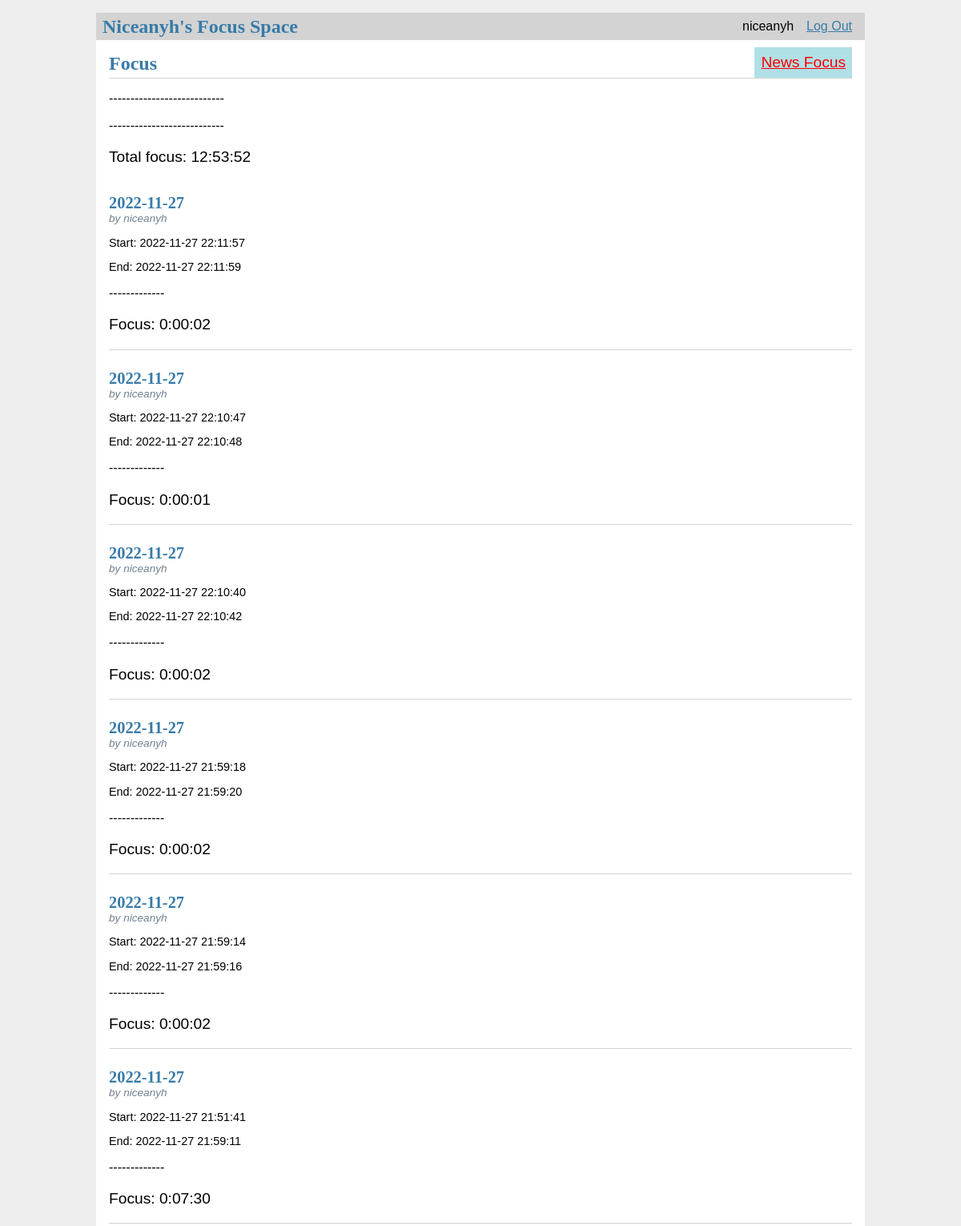
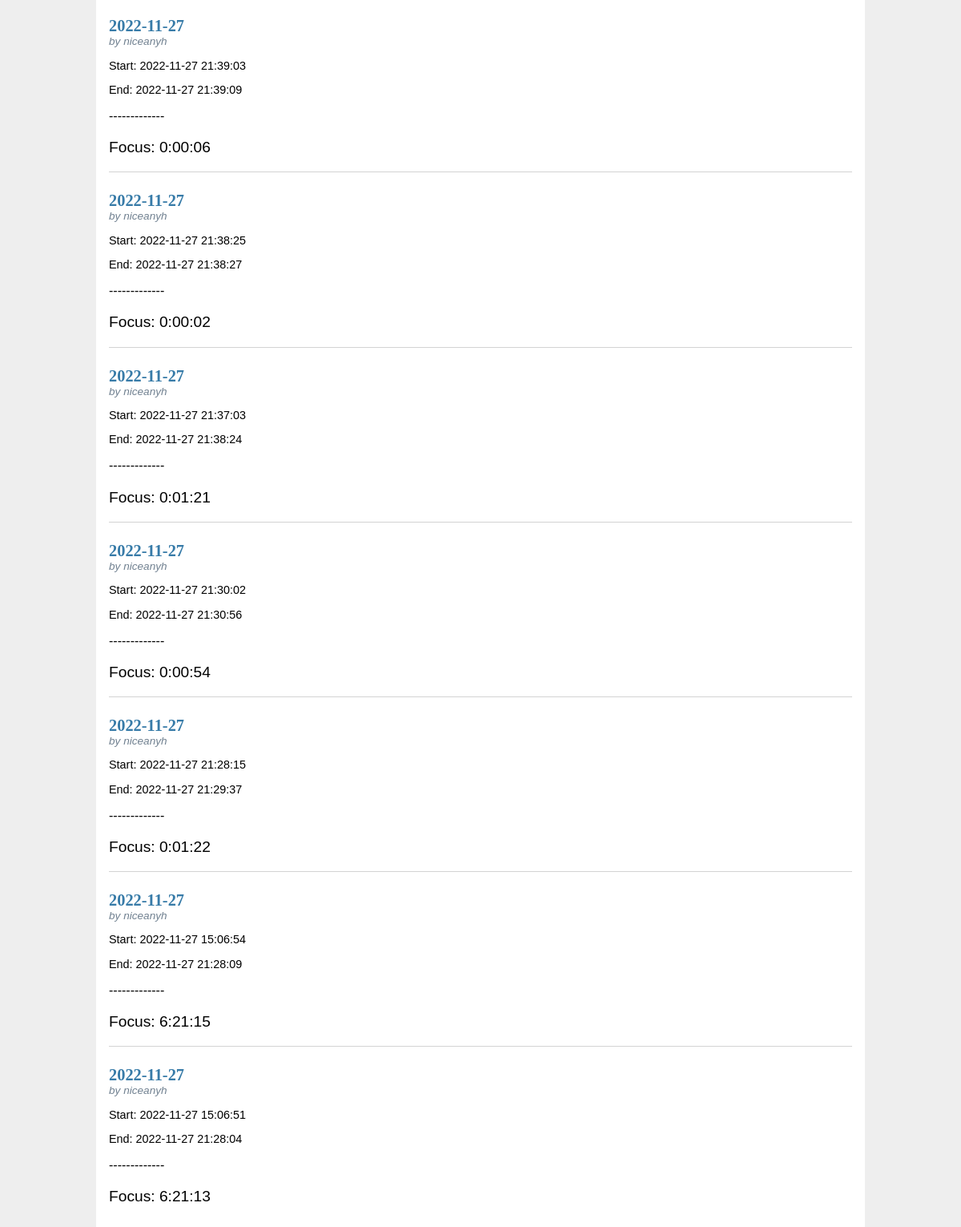
Screenshot of / (signed in) with the database file from the repository (2 pictures, top to bottom).
### tables this page shows
CREATE TABLE user (
  id INTEGER PRIMARY KEY AUTOINCREMENT,
  username TEXT UNIQUE NOT NULL,
  password TEXT NOT NULL
);

CREATE TABLE clock (
  id INTEGER PRIMARY KEY AUTOINCREMENT,
  author_id INTEGER NOT NULL,
  created TIMESTAMP NOT NULL DEFAULT CURRENT_TIMESTAMP,
  ended TIMESTAMP NULL,
  title TEXT NULL,
  FOREIGN KEY (author_id) REFERENCES user (id)
);

### focus/blog.py (the view)
@bp.route('/')
def index():
    db = get_db()
    posts = db.execute(
        'SELECT p.id, title, body, created, author_id, username'
        ' FROM post p JOIN user u ON p.author_id = u.id'
        ' ORDER BY created DESC'
    ).fetchall()
    clocks = db.execute(
        'SELECT c.id, title, created,ended ,author_id, username'
        ' FROM clock c JOIN user u ON c.author_id = u.id'
        ' ORDER BY created DESC'
    ).fetchall()
    summary = db.execute(
        'SELECT c.id, title, created,ended'
        ' FROM clock c JOIN user u ON c.author_id = u.id WHERE ended IS NOT NULL'
        ' ORDER BY created DESC'
    ).fetchall()
    total_focus = timedelta(days=0, seconds=0, microseconds=0, milliseconds=0, minutes=0, hours=0, weeks=0)
    for s in summary:
        total_focus = total_focus+ s['ended']- s['created']
    return render_template('blog/index.html', posts=posts,clocks=clocks,total_focus=total_focus)

### focus/auth.py (called while the page is built)
@bp.before_app_request
def load_logged_in_user():
    user_id = session.get('user_id')
    if user_id is None:
        g.user = None
    else:
        g.user = get_db().execute(
            'SELECT * FROM user WHERE id = ?', (user_id,)
        ).fetchone()

### focus/db.py (called while the page is built)
def get_db():
    if 'db' not in g:
        g.db = sqlite3.connect(
            current_app.config['DATABASE'],
            detect_types=sqlite3.PARSE_DECLTYPES
        )
        g.db.row_factory = sqlite3.Row
    return g.db

### focus/templates/blog/index.html (shortened to what this page needs)
{% extends 'base.html' %}
{% block header %}
  <h1>{% block title %}Focus{% endblock %}</h1>
  {% if g.user %}
    <a class="action" style="font-size:120%; color:red; background-color:powderblue;" href="{{ url_for('blog.new_focus') }}">News Focus</a>
  {% endif %}
{% endblock %}
{% block content %}
  <p>---------------------------</p>
  <p>---------------------------</p>
  <p style="font-size:120%;">Total focus: {%print(total_focus)%}</p>
  {% for clock in clocks %}
    <article class="post">
      <header>
        <div>
          <h1>{{ clock['created'].strftime('%Y-%m-%d') }}</h1>
          <div class="about">by {{ clock['username'] }}</div>
        </div>
      </header>
      {% if g.user['id'] == clock['author_id'] and clock['ended'] is not none%}
        <p class="body" style="font-size:90%;">Start: {{ clock['created'] }} </p>
        <p class="body" style="font-size:90%;">End: {{clock['ended'] }}</p>
        <p class="body">-------------</p>
        <p class="body" style="font-size:120%;">Focus: {{clock['ended'] - clock['created']}}</p>
      {% endif %}
    </article>
    {% if not loop.last %}
      <hr>
    {% endif %}
  {% endfor %}
  {% endblock %}

### focus/templates/base.html (shortened to what this page needs)
<!doctype html>
<link rel="stylesheet" href="{{ url_for('static', filename='style.css') }}">
<nav>
  <h1>Niceanyh's Focus Space</h1>
  <ul>
    {% if g.user %}
      <li><span>{{ g.user['username'] }}</span>
      <li><a href="{{ url_for('auth.logout') }}">Log Out</a>
    {% else %}
      <li><a href="{{ url_for('auth.register') }}">Register</a>
      <li><a href="{{ url_for('auth.login') }}">Log In</a>
    {% endif %}
  </ul>
</nav>
<section class="content">
  <header>
    {% block header %}{% endblock %}
  </header>
  {% block content %}{% endblock %}
</section>

### focus/static/style.css (style rules this page uses)
h1 { font-family: serif; color: #377ba8; margin: 1rem 0; }
a { color: #377ba8; }
hr { border: none; border-top: 1px solid lightgray; }
nav { background: lightgray; display: flex; align-items: center; padding: 0 0.5rem; }
nav h1 { flex: auto; margin: 0; }
nav ul { display: flex; list-style: none; margin: 0; padding: 0; }
nav ul li a, nav ul li span, header .action { display: block; padding: 0.5rem; }
.content { padding: 0 1rem 1rem; }
.content > header { border-bottom: 1px solid lightgray; display: flex; align-items: flex-end; }
.content > header h1 { flex: auto; margin: 1rem 0 0.25rem 0; }
.post > header { display: flex; align-items: flex-end; font-size: 0.85em; }
.post > header > div:first-of-type { flex: auto; }
.post > header h1 { font-size: 1.5em; margin-bottom: 0; }
.post .about { color: slategray; font-style: italic; }
.post .body { white-space: pre-line; }
.content:last-child { margin-bottom: 0; }

### rows the page displays
user: user.username "niceanyh"
clock: created "2022-11-27", username "niceanyh", created "2022-11-27 22:11:57", ended "2022-11-27 22:11:59", clock['ended']-clock['created'] "0:00:02"
clock: created "2022-11-27", username "niceanyh", created "2022-11-27 22:10:47", ended "2022-11-27 22:10:48", clock['ended']-clock['created'] "0:00:01"
clock: created "2022-11-27", username "niceanyh", created "2022-11-27 22:10:40", ended "2022-11-27 22:10:42", clock['ended']-clock['created'] "0:00:02"
clock: created "2022-11-27", username "niceanyh", created "2022-11-27 21:59:18", ended "2022-11-27 21:59:20", clock['ended']-clock['created'] "0:00:02"
clock: created "2022-11-27", username "niceanyh", created "2022-11-27 21:59:14", ended "2022-11-27 21:59:16", clock['ended']-clock['created'] "0:00:02"
clock: created "2022-11-27", username "niceanyh", created "2022-11-27 21:51:41", ended "2022-11-27 21:59:11", clock['ended']-clock['created'] "0:07:30"
clock: created "2022-11-27", username "niceanyh", created "2022-11-27 21:39:03", ended "2022-11-27 21:39:09", clock['ended']-clock['created'] "0:00:06"
clock: created "2022-11-27", username "niceanyh", created "2022-11-27 21:38:25", ended "2022-11-27 21:38:27", clock['ended']-clock['created'] "0:00:02"
clock: created "2022-11-27", username "niceanyh", created "2022-11-27 21:37:03", ended "2022-11-27 21:38:24", clock['ended']-clock['created'] "0:01:21"
clock: created "2022-11-27", username "niceanyh", created "2022-11-27 21:30:02", ended "2022-11-27 21:30:56", clock['ended']-clock['created'] "0:00:54"
clock: created "2022-11-27", username "niceanyh", created "2022-11-27 21:28:15", ended "2022-11-27 21:29:37", clock['ended']-clock['created'] "0:01:22"
clock: created "2022-11-27", username "niceanyh", created "2022-11-27 15:06:54", ended "2022-11-27 21:28:09", clock['ended']-clock['created'] "6:21:15"
clock: created "2022-11-27", username "niceanyh", created "2022-11-27 15:06:51", ended "2022-11-27 21:28:04", clock['ended']-clock['created'] "6:21:13"

### other values shown
{{ print(total_focus) }} "12:53:52"
